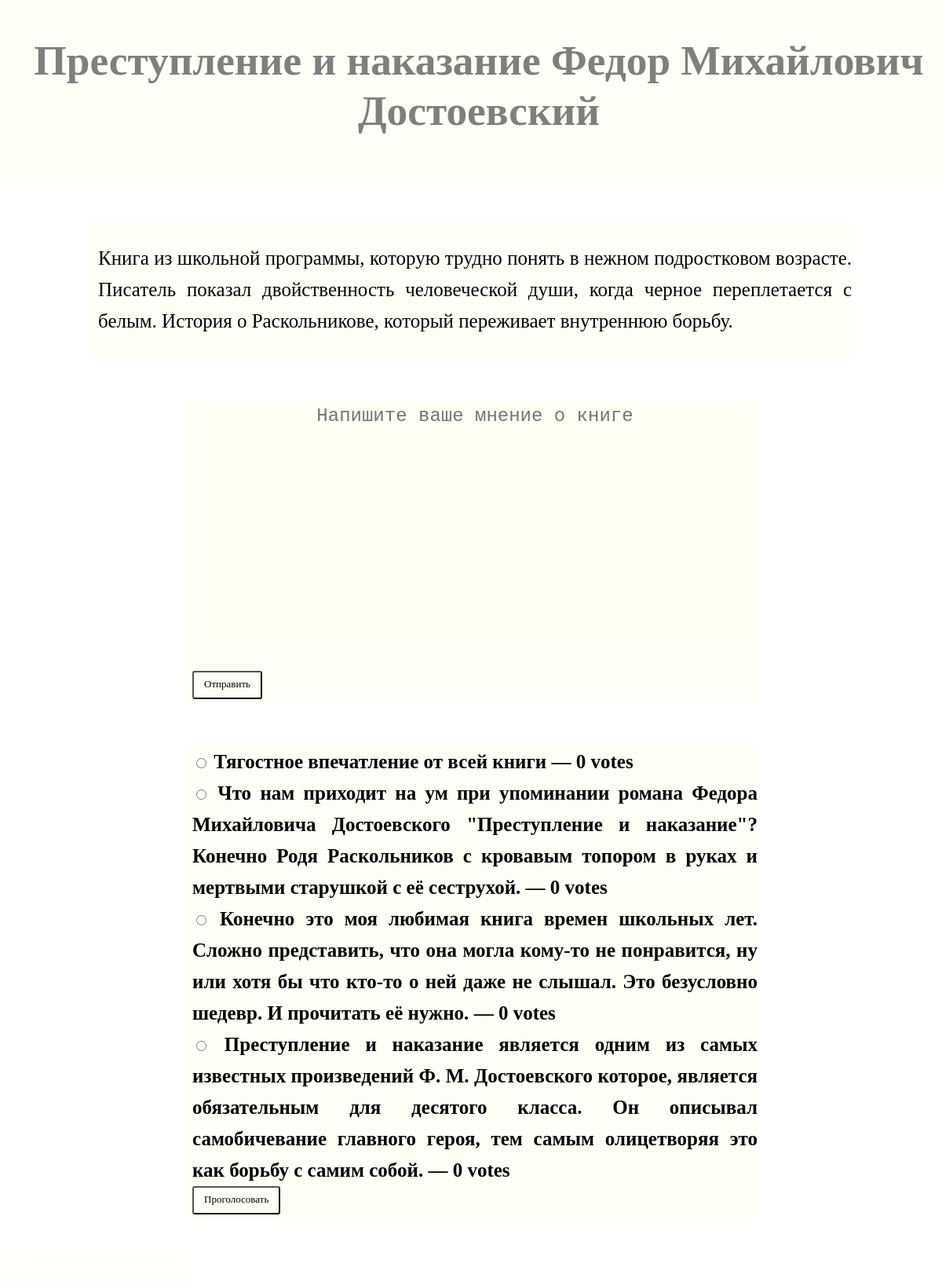
Screenshot of /bks/16/results/ with the database file from the repository.
### bks/models.py (models this page shows, shortened)
class Book(models.Model):
    book_title=models.CharField(max_length=200)
    pub_date=models.DateTimeField('date published')
    book_description = models.CharField(max_length=1000)
    book_author = models.CharField(max_length=200)

class Opinion(models.Model):
    book=models.ForeignKey(Book, on_delete=models.CASCADE)
    opinion_text=models.CharField(max_length=200)
    votes = models.IntegerField(default=0)

### bks/views.py (the view)
# urls.py: path('<int:book_id>/results/', views.results, name='results'),
def results(request, book_id):
    book = get_object_or_404(Book, pk=book_id)
    return render(request, 'bks/results.html', {'book': book})

### bks/templates/bks/results.html (shortened to what this page needs)
{% load static %}
<link rel="stylesheet" type="text/css" href="{% static 'bks/main3.css' %}">
<div class="pageheader">
<h1>{{ book.book_title }} {{book.book_author}}</h1>
</div>
<div class="layer1">
<p style="color:black;">{{ book.book_description}}</a></p>
</div>
<form action="{% url 'bks:book_by_id' book.id %}" method="POST">
<textarea name="text" maxlength="4096" rows="10" cols="80" placeholder="Напишите ваше мнение о книге">{{ opinion_text }}</textarea>
<br/>
<input type="submit" value="Отправить"></input>
</form>
<form action="{% url 'bks:vote' book.id %}" method="post">
{% if book.opinion_set.all%}
{% for opinion in book.opinion_set.all %}
<input type="radio" name="opinion" id="opinion{{ forloop.counter }}" value="{{ opinion.id }}">
<label for="opinion{{ forloop.counter }}" style="color:black;"><strong>{{ opinion.opinion_text }} — {{ opinion.votes }}
    vote{{ opinion.votes|pluralize }}</strong></label><br>
{% endfor %}
{% else %}
<p style="color: black;"><strong>Пока мнение никто не оставил, вы можете стать первым!</strong></p>
{% endif %}
<input type="submit" value="Проголосовать">
</form>
<a href="{%url 'bks:index'%}"class="button7">Вернуться к просмотру книг</a></div>

### bks/static/bks/main3.css (style rules this page uses)
.pageheader { background-color: #FFFFF0; margin-top: 0; padding:10px 10px 20px 30px; filter:alpha(opacity=60); -moz-opacity:0.5; opacity: 0.5; width:auto; }
.pageheader h1, .pageheader h1 a, .pageheader h1 a:visited, .pageheader h1 a:active { font-family: Georgia, serif; color: #000000; font-size: 40pt; text-decoration: none; text-align: center; }
h1,h2,h3 { line-height:1.2; text-align: center; }
a { color: #000000; font-family: 'Tahoma'; text-decoration: none; }
form { background: rgba(255, 255, 240, 0.5); width:60%; margin: 50 auto; padding: 5px; padding-right:0px; line-height:1.6; padding-left: 10px; text-align: justify; }
.layer1 { background: rgba(255, 255, 240, 0.5); width:80%; margin: 50 auto; padding: 5px; padding-right:0px; line-height:1.6; padding-left: 10px; text-align: justify; }
a.button7 { font-weight: 500; color: white; text-decoration: none; font-family: 'Tahoma'; font-size: 17px; padding: .5em 1em calc(.5em + 3px); border-radius: 3px; background: rgba(255, 255, 240, 0.3); box-shadow: 0 -3px rgba(255, 255, 240,0.7) inset; transition: 0.2s; }
input[type="submit"] { font-weight: 500; color: black; text-decoration: none; font-family: 'Tahoma'; font-size: 13px; padding: .5em 1em calc(.5em + 3px); border-radius: 3px; background: rgba(255, 255, 240, 0.1); box-shadow: 0 -3px rgba(255, 255, 240,0.7) inset; transition: 0.2s; }
textarea { outline: none; resize: none; display:block; width:700px; height:300px; margin:0 auto; border:none; font-size:18pt; text-align:center; background:rgba(255, 255, 240,0.5); color:black; }

### rows the page displays
Book: book_title "Преступление и наказание", book_author "Федор Михайлович Достоевский", book_description "Книга из школьной программы, которую трудно понять в нежном подростковом возрасте. Писатель показал двойственность человеческой души, когда черное переплетается с белым. История о Раскольникове, который переживает внутреннюю борьбу."
Opinion: opinion_text "Тягостное впечатление от всей книги", votes "0"
Opinion: opinion_text "Что нам приходит на ум при упоминании романа Федора Михайловича Достоевского \"Преступление и наказание\"? Конечно Родя Раскольников с кровавым топором в руках и мертвыми старушкой с её сеструхой.", votes "0"
Opinion: opinion_text "Конечно это моя любимая книга времен школьных лет. Сложно представить, что она могла кому-то не понравится, ну или хотя бы что кто-то о ней даже не слышал. Это безусловно шедевр. И прочитать её нужно.", votes "0"
Opinion: opinion_text "Преступление и наказание является одним из самых известных произведений Ф. М. Достоевского которое, является обязательным для десятого класса. Он описывал самобичевание главного героя, тем самым олицетворяя это как борьбу с самим собой.", votes "0"
